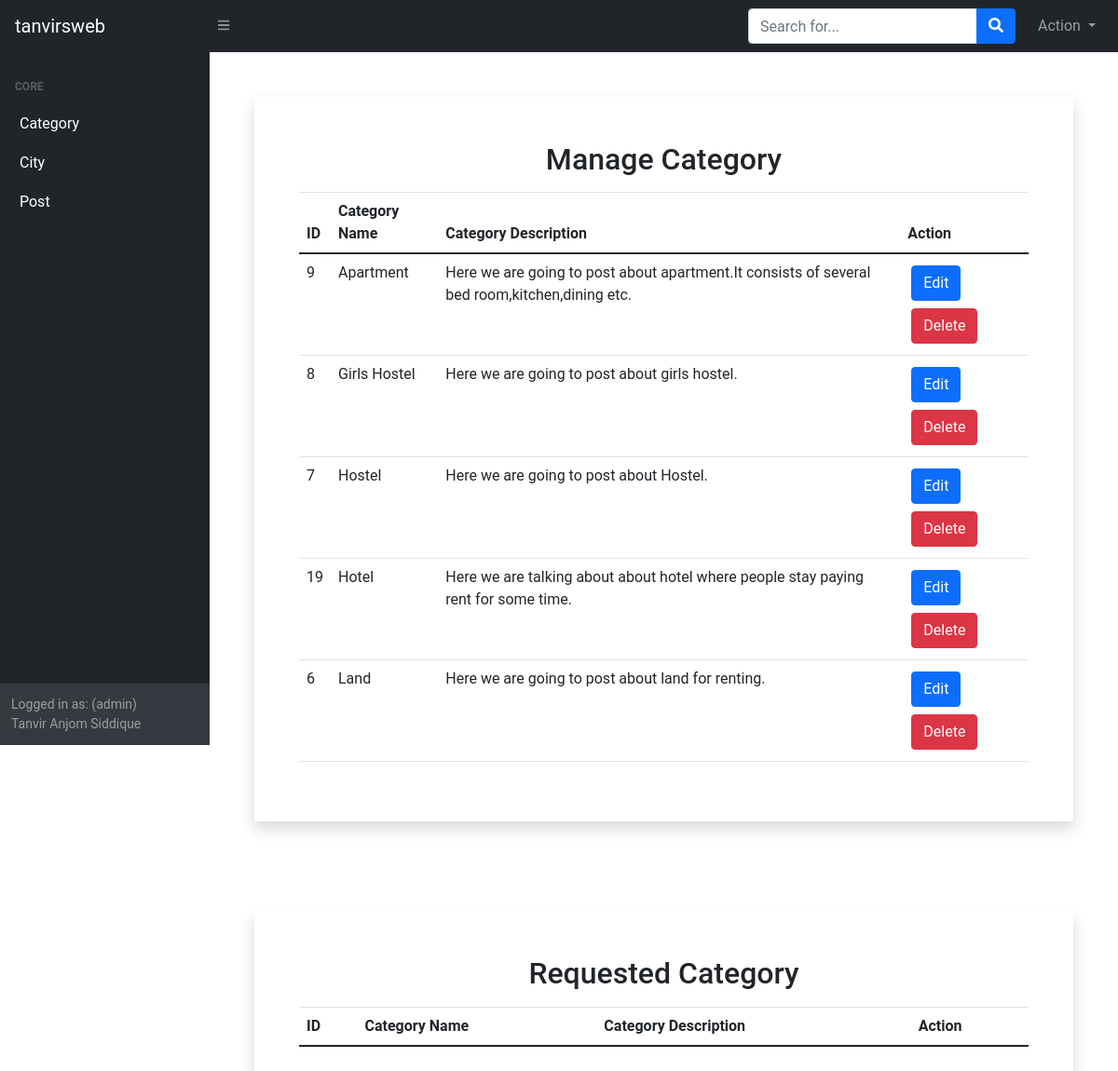
The page /Admin/manage_category.php (signed in) on the database as committed earlier.
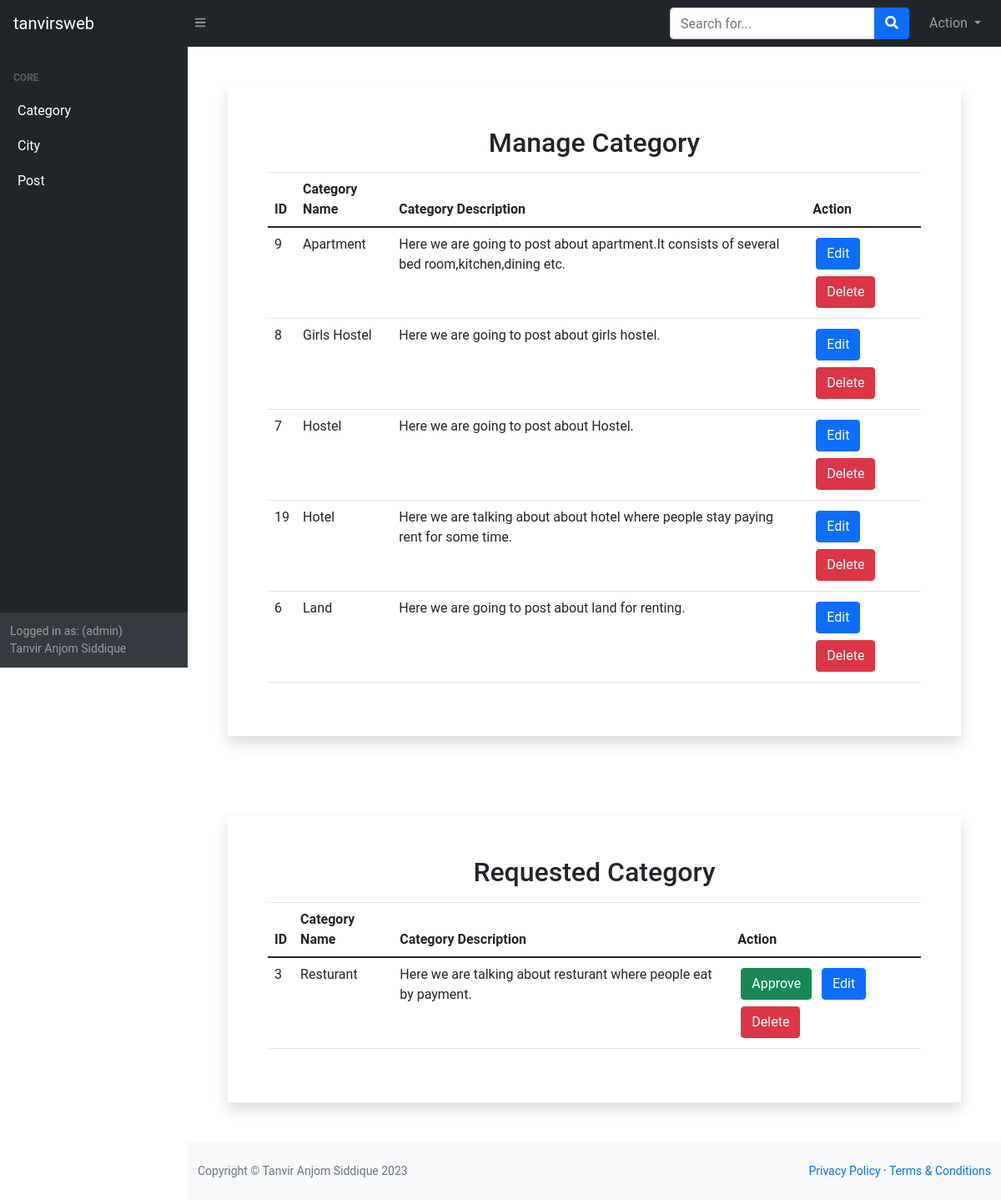
The same page on the database as committed later.
### tables this page shows
CREATE TABLE `category` (
  `cat_id` int(255) NOT NULL,
  `cat_name` text NOT NULL,
  `cat_des` text NOT NULL,
  `ctg_author_id` int(11) NOT NULL
);

CREATE TABLE `category_req` (
  `cat_id` int(255) NOT NULL,
  `cat_name` text NOT NULL,
  `cat_des` text NOT NULL,
  `ctg_author_id` int(11) NOT NULL
);

### Admin/manage_category.php (called while the page is built)
<?php
    $view="manage_category";
    include("template.php");
?>

### Admin/class/function.php (called while the page is built, shortened)
<?php
    class adminBlog{
        protected function connect() {
            try{
                $username="root";
                $password="";
                $dbh=new PDO('mysql:host=localhost;dbname=house_renting',$username,$password);
                return $dbh;
            }
            catch(PDOException $e){
                print "Error!: ".$e->getMessage()."<br>";
                die();
            }
        }
        public function display_category(){
            $stmt=$this->connect()->prepare("SELECT * FROM category ORDER BY cat_name;");
            if( ( !$stmt->execute(array()) ) || ($stmt->rowCount() == 0) ){
                $stmt=null;
                exit();
            }
            $category =$stmt->fetchAll(PDO::FETCH_ASSOC);
            return $category;
        }
        public function display_category_req(){
            $stmt=$this->connect()->prepare("SELECT * FROM category_req ORDER BY cat_name;");
            if( ( !$stmt->execute(array()) ) || ($stmt->rowCount() == 0) ){
                $stmt=null;
                exit();
            }
            $category =$stmt->fetchAll(PDO::FETCH_ASSOC);
            return $category;
        }
    }
?>

### Admin/view/manage_category_view.php (the view, shortened to what this page needs)
<?php
    $catdata=$obj->display_category();
?>
<div class="shadow m-5 p-5">
    <h2 class="text-center mb-3">Manage Category</h2>
    <table class="table">
        <thead>
            <tr>
                <th>ID</th>
                <th>Category Name</th>
                <th>Category Description</th>
                <?php if($_SESSION['person']=='admin'){?>
                    <th>Action</th>
                <?php } ?>
            </tr>
        </thead>
        <tbody>
            <?php
                foreach($catdata as $cat){ ?>
                <tr>
                    <td> <?php echo $cat['cat_id']; ?> </td>
                    <td> <?php echo $cat['cat_name']; ?> </td>
                    <td> <?php echo $cat['cat_des']; ?> </td>
                    <td>
                        <?php if($_SESSION['person']=='admin'){?>
                        <a href="edit_category.php?status=edtctg&&id=<?php echo $cat['cat_id']; ?>" class="btn btn-primary m-1">Edit</a>
                        <a href="?status=delctg&&delid=<?php echo $cat['cat_id']; ?>" class="btn btn-danger m-1">Delete</a>
                        <?php } ?>
                    </td>
                </tr>
            <?php } ?>
        </tbody>
    </table>
</div>
<div class="shadow m-5 p-5">
    <h2 class="text-center mb-3">Requested Category</h2>
    <table class="table">
        <thead>
            <tr>
                <th>ID</th>
                <th>Category Name</th>
                <th>Category Description</th>
                <th>Action</th>
            </tr>
        </thead>
        <tbody>
            <?php
            $catdata=$obj->display_category_req();
            foreach($catdata as $cat){ ?>
                <tr>
                    <td> <?php echo $cat['cat_id']; ?> </td>
                    <td> <?php echo $cat['cat_name']; ?> </td>
                    <td> <?php echo $cat['cat_des']; ?> </td>
                    <td>
                        <?php if($_SESSION['person']=='admin'){ ?>
                        <a href="?status=apvctg&&id=<?php echo $cat['cat_id']; ?>" class="btn btn-success m-1">Approve</a>
                        <?php } ?>
                        <a href="edit_category.php?status=edtctgreq&&id=<?php echo $cat['cat_id']; ?>" class="btn btn-primary m-1">Edit</a>
                        <a href="?status=delctgreq&&delid=<?php echo $cat['cat_id']; ?>" class="btn btn-danger m-1">Delete</a>
                    </td>
                </tr>
            <?php } ?>
        </tbody>
    </table>
</div>

### Admin/includes/head.php (shortened to what this page needs)
<!DOCTYPE html>
<html lang="en">
    <head>
        <link href="css/styles.css" rel="stylesheet" />
        <link rel="stylesheet" href="css/bootstrap5.min.css">
        <link rel="stylesheet" href="https://cdnjs.cloudflare.com/ajax/libs/font-awesome/6.4.0/css/all.min.css" />
        <link rel="stylesheet" href="css/dashboard.css">
        <link href="https://cdn.datatables.net/1.10.20/css/dataTables.bootstrap4.min.css" rel="stylesheet" />
    </head>

### Admin/template.php (shortened to what this page needs)
<?php
    include('class/function.php');
    $obj=new adminBlog();
?>
<?php include_once("includes/head.php");?>
<body class="sb-nav-fixed">
        <?php include_once("includes/topnav.php"); ?>
        <div id="layoutSidenav">
            <?php include_once("includes/sidenav.php");?>
            <div id="layoutSidenav_content">
                <?php
                    if(isset($view)){
                        if($view=="dashboard"){
                            include("view/dash_view.php");
                        }
                        elseif($view=="add_category"){
                            include("view/add_category_view.php");
                        }
                        elseif($view=="manage_category"){
                            include("view/manage_category_view.php");
                        }
                        elseif($view=="add_post"){
                            include("view/add_post_view.php");
                        }
                        elseif($view=="manage_post"){
                            include("view/manage_post_view.php");
                        }
                        elseif($view=="edit_img"){
                            include("view/edit_img_view.php");
                        }
                        elseif($view=="edit_post"){
                            include("view/edit_post_view.php");
                        }
                        elseif($view=="edit_category"){
                            include("view/edit_category_view.php");
                        }
                        elseif($view=="add_city"){
                            include("view/add_city_view.php");
                        }
                        elseif($view=="manage_city"){
                            include("view/manage_city_view.php");
                        }
                        elseif($view=="edit_city"){
                            include("view/edit_city_view.php");
                        }
                        elseif($view=="account_setting"){
                            include("view/account_setting_view.php");
                        }
                    }
                ?>
                <?php include_once("includes/footer.php"); ?>
            </div>
        </div>
    </body>
</html>

### Admin/includes/topnav.php (shortened to what this page needs)
<nav class="sb-topnav navbar navbar-expand navbar-dark bg-dark">
    <a class="navbar-brand" href="#">tanvirsweb</a>
    <button class="btn btn-link btn-sm order-1 order-lg-0" id="sidebarToggle" href="#"><i class="fas fa-bars"></i></button>
    <form class="d-none d-md-inline-block form-inline ml-auto mr-0 mr-md-3 my-2 my-md-0">
        <div class="input-group">
            <input class="form-control" type="text" placeholder="Search for..." aria-label="Search" aria-describedby="basic-addon2" />
            <div class="input-group-append">
                <button class="btn btn-primary" type="button"><i class="fas fa-search"></i></button>
            </div>
        </div>
    </form>
    <ul class="navbar-nav ml-auto ml-md-0">
        <li>
            <div class="btn-group">
            <a role="button" class="nav-link dropdown-toggle" data-bs-toggle="dropdown" aria-expanded="false">
            Action
            </a>
            </div>
        </li>
    </ul>
</nav>

### Admin/includes/sidenav.php (shortened to what this page needs)
<div id="layoutSidenav_nav">
    <nav class="sb-sidenav accordion sb-sidenav-dark" id="sidenavAccordion">
        <div class="sb-sidenav-menu">
            <div class="nav">
                <div class="sb-sidenav-menu-heading">Core</div>
                <ul class="list-unstyled">
                    <li class="mb-1 ms-2">
                        <div class="btn
                        text-white
                         btn-toggle align-items-center collapsed" data-bs-toggle="collapse" data-bs-target="#category-collapse" aria-expanded="true">
                         Category
                        </div>
                    </li>
                </ul>
                <ul class="list-unstyled">
                    <li class="mb-1 ms-2">
                        <div class="btn
                        text-white
                         btn-toggle align-items-center collapsed" data-bs-toggle="collapse" data-bs-target="#city-collapse" aria-expanded="true">
                         City
                        </div>
                    </li>
                </ul>
                <ul class="list-unstyled">
                    <li class="mb-1 ms-2">
                        <div class="btn
                        text-white
                         btn-toggle align-items-center collapsed" data-bs-toggle="collapse" data-bs-target="#post-collapse" aria-expanded="true">
                         Post
                        </div>
                    </li>
                </ul>
            </div>
        </div>
        <div class="sb-sidenav-footer">
            <div class="small">Logged in as:
            <?php
                echo '('. $_SESSION['person'] .')<br>'.  $_SESSION['person_name'];
            ?>
            </div>
        </div>
    </nav>
</div>

### Admin/includes/footer.php
<footer class="py-4 bg-light mt-auto">
<div class="container-fluid">
    <div class="d-flex align-items-center justify-content-between small">
        <div class="text-muted">Copyright &copy; Tanvir Anjom Siddique 2023</div>
        <div>
            <a href="#">Privacy Policy</a>
            &middot;
            <a href="#">Terms &amp; Conditions</a>
        </div>
    </div>
</div>
</footer>

### Admin/css/dashboard.css (style rules this page uses)
body { font-family: 'Roboto', sans-serif; overflow-x: hidden; text-rendering: optimizeLegibility; -webkit-font-smoothing: antialiased; -moz-osx-font-smoothing: grayscale; }
a { text-decoration: none!important; }
ul { padding: 0; margin: 0; list-style: none; }
h1,h2,h3,h4,h5,h6 { margin: 0px; }
footer { margin-top: 100px; text-align: center; background-color: #20232e; padding: 60px 0px; }

Rows that differ between the two databases and show on the page:
added category_req: cat_id "3", cat_name "Resturant", cat_des "Here we are talking about resturant where people eat by payment."
Other text that changed with them:
text now shown: "Copyright © Tanvir Anjom Siddique 2023 Privacy Policy · Terms & Conditions"
